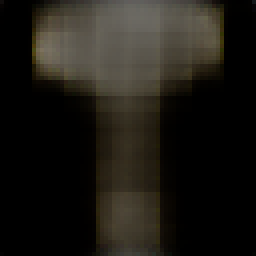
#> input picture snippets/scratch_experiments/generated_image.png, 64 x 64 px (shown 4 times larger)
$ python -i _extractVerticalizeMasksOrSegs.py   (imports and definitions only)   (older library calls are emulated)
#> lines starting #> are read from the running program, lines starting #| are printed output that depends on the picture; after the words box and inside, x2 and y2 are one past the last pixel; in counts of white or black regions, pixels touching at a corner belong together
import cv2
import numpy as np
import math
from PIL import Image

# extract a list of masks (binary) or segments (color) from their backgrounds
#   THEN rotate them to be vertical by fitting an ellipse, drawing a line through it,
#    and transforming the image to be vertical using the line
#    We ALSO normalize the size of the images
# verticalize - to rotate a mask or segment to be pointing upward with the "heaviest" side of the mask or segment at the top

# if trim_side_method==True this function also wraps _vertTrimSides, a replacement for the standard approach
#   that verticalizes using a different method (based on the longest stretch of white pixels in the mask) then trims the sides
#   of the bounding box with the intention of getting rid of wings and other appendages
# [59 lines left out: function _extractVerticalizeMasksOrSegs, not called in this run]

def _vertTrimSides(binary_img, trim_distance=30, show=False):
  line = _getLongestLineThruBlob(binary_img, show=show)

  # vert the image
  binary_img = _vert_img_using_line(binary_img, line)

  if binary_img is None:
    return None
  if show:
    cv2.imshow("Vert Img", binary_img)
    cv2.waitKey(0)

  # vert the image WITH a line
  img_with_line = np.copy(binary_img)
  cv2.line(img_with_line, (int(line[0][0]), int(line[0][1])), (int(line[1][0]), int(line[1][1])), (255), 5)

  # create empty image and draw line
  line_img = np.copy(binary_img)
  cv2.line(line_img, (int(line[0][0]), int(line[0][1])), (int(line[1][0]), int(line[1][1])), (255), 5)

  # narrow image to bounding rect
  img = _narrow_to_bounding_rect(binary_img)
  # narrow image WITH line to bounding rect
  img_with_line = _narrow_to_bounding_rect(img)

  # find the topmost white pixel of the vert'ed image with line
  # find the coordinates of white pixels
  white_pixel_coords = cv2.findNonZero(img_with_line)

  if white_pixel_coords is not None:
    # Sort the white pixels by y-coordinate (top to bottom)
    sorted_white_pixels = sorted(white_pixel_coords, key=lambda coord: coord[0][1])

    # Get the x-coordinate of the topmost white pixel
    topmost_white_pixel_x = sorted_white_pixels[0][0][0]

  # get bottom and top halves of image
  bot_half = img[int(img.shape[0] / 2):img.shape[0]]
  top_half = img[0:int(img.shape[0] / 2)]

  # get number of pixels in each
  n_px_bot = bot_half[bot_half > 0].size
  n_px_top = top_half[top_half > 0].size

  # if bottom is heavier than top, flip it good
  if n_px_bot > n_px_top:
    img = cv2.flip(img, 0)

  # trim edges
  x1, y1 = topmost_white_pixel_x - trim_distance, 0
  x2, y2 = topmost_white_pixel_x + trim_distance, np.shape(img)[0]

  # crop the image using NumPy slicing
  cropped_image = img[y1:y2, x1:x2]

  if cropped_image.size == 0:
    return None

  if show:
    cv2.imshow("Sides Trimmed", cropped_image)
    cv2.waitKey(0)

  return cropped_image


# finds the longest line that can be drawn through the sole white blob in a binary image by:
# 1. getting the minimum area rectangle
# 2. finding all points in the top face, AND the bot face
# 3. drawing lines between every top face point and every bottom face point
# 4. finding the line containing the most white pixels (the longest line)

# returns a tuple of points for the line

def _getLongestLineThruBlob(binary_img, line_point_interval=10, show=False):
  # find contours in the binary image
  contours, _ = cv2.findContours(binary_img, cv2.RETR_EXTERNAL, cv2.CHAIN_APPROX_SIMPLE)

  if len(contours) == 0:
    print("No contour found, skipping getting longest line...")
  else:
    # find the largest contour (the white blob)
    largest_contour = max(contours, key=cv2.contourArea)

    # fit a minimum area rectangle around the contour
    min_area_rect = cv2.minAreaRect(largest_contour)

    # draw the minimum area rectangle on the original image (optional)
    box = cv2.boxPoints(min_area_rect).astype(int)

    # display the image with the minimum area rectangle (optional)
    if show:
      img_with_box = np.copy(binary_img)
      cv2.drawContours(img_with_box, [box], 0, 255, 2)
      cv2.imshow('Image with Minimum Area Rectangle', img_with_box)
      cv2.waitKey(0)

    rect_points = cv2.boxPoints(min_area_rect)

    # Sort the points by y-coordinate in ascending order
    rect_points = sorted(rect_points, key=lambda x: x[1])

    # The top face of the rectangle is the one with the smallest y-coordinate
    top_face_points = rect_points[:2]  # Assuming the rectangle has four corners
    bot_face_points = rect_points[2:4]  # Assuming the rectangle has four corners

    # Draw the top face on a copy of the original image
    result_image = cv2.cvtColor(binary_img, cv2.COLOR_GRAY2BGR)
    cv2.drawContours(result_image, [np.int0(top_face_points)], 0, (0, 255, 0), 2)

    # Display the result
    if show:
      cv2.imshow('Top Face of Rectangle', result_image)
      cv2.waitKey(0)

    top_line_coordinates = _points_on_line(top_face_points[0], top_face_points[1])
    top_line_coordinates = top_line_coordinates[0::line_point_interval]

    bot_line_coordinates = _points_on_line(bot_face_points[0], bot_face_points[1])
    bot_line_coordinates = bot_line_coordinates[0::line_point_interval]

    tops = []
    bots = []
    nwhite = []

    for t in top_line_coordinates:
      for b in bot_line_coordinates:
        n = _count_white_pixels_along_line(binary_img, start_coords=tuple(t), end_coords=tuple(b))
        tops.append(t)
        bots.append(b)
        nwhite.append(n)

    maxindex = nwhite.index(max(nwhite))
    maxtop = tops[maxindex]
    maxbot = bots[maxindex]

    if show:
      line_img = np.copy(binary_img)
      cv2.line(line_img, maxtop, maxbot, (0, 255, 255), 2)
      cv2.imshow("Image with found line", line_img)
      cv2.waitKey(0)

    return ((maxtop, maxbot))


# get the points on a line
def _points_on_line(start, end):
  idx = np.round(np.array(start)).astype(int)
  end_idx = np.round(np.array(end)).astype(int)
  points = [idx]

  if np.all(idx == end_idx):
    return points

  diff = np.array(end, dtype=float) - np.array(start, dtype=float)
  direction = (diff / np.abs(diff)).astype(int)
  coord = np.array(start, dtype=float)

  while np.any(idx != end_idx):
    # compute how far we need to go to reach the side of the pixel at idx
    t = (idx + direction / 2 - coord) / diff
    i = np.argmin(t)
    coord += t[i] * diff
    idx = idx.copy()
    idx[i] += direction[i]
    points.append(idx)

  return points


# count the number of white pixels in a line from the start to end
def _count_white_pixels_along_line(image, start_coords, end_coords):
  # create a copy of the input image to avoid modifying the original image
  image_copy = np.copy(image)

  # define line coordinates
  x1, y1 = start_coords
  x2, y2 = end_coords

  # Bresenham's line algorithm to get the coordinates of the line pixels
  dx = abs(x2 - x1)
  dy = abs(y2 - y1)
  sx = 1 if x1 < x2 else -1
  sy = 1 if y1 < y2 else -1
  err = dx - dy

  white_pixel_count = 0

  while True:
    # check if the current coordinates are within the image boundaries
    if x1 >= 0 and y1 >= 0 and x1 < image.shape[1] and y1 < image.shape[0]:
      # get the pixel value at the current coordinates
      pixel_value = image_copy[y1, x1]

      # assuming the image is in grayscale, check if the pixel is white (255)
      if pixel_value == 255:
        white_pixel_count += 1

    if x1 == x2 and y1 == y2:
      break

    e2 = 2 * err
    if e2 > -dy:
      err -= dy
      x1 += sx
    if e2 < dx:
      err += dx
      y1 += sy

  return white_pixel_count


# [22 lines left out: function _resize_images_to_average_size, not called in this run]


# warp an image to vertical using a line to be made vertical
# line must be of the format [(xtop,ytop),(xbot,ybot)]
def _vert_img_using_line(img, line, show=False):
  if show:
    cv2.imshow("Image to Vert", img)
    cv2.waitKey(0)

  # create empty image and draw line
  line_img = np.zeros_like(img, dtype=np.uint8)

  cv2.line(line_img, (int(line[0][0]), int(line[0][1])), (int(line[1][0]), int(line[1][1])), (255, 255, 255), 1)

  if show:
    cv2.imshow("Line Image", line_img)
    cv2.waitKey(0)

  line_img = cv2.cvtColor(line_img, cv2.COLOR_BGR2GRAY).astype(np.uint8)

  edges = cv2.Canny(line_img, 50, 150, apertureSize=3)

  # get line in HoughLines format
  lines = cv2.HoughLines(edges, 1, np.pi / 180, 100)  # Lower the threshold

  if lines is not None:
    # get new line parameters
    rho, theta = lines[0][0]
    angle = theta * 180 / np.pi

    (h, w) = img.shape[:2]
    (cX, cY) = (w // 2, h // 2)

    # get rotation matrix and transform
    M = cv2.getRotationMatrix2D((cX, cY), angle, 1.0)
    cos = np.abs(M[0, 0])
    sin = np.abs(M[0, 1])

    nW = int((h * sin) + (w * cos))
    nH = int((h * cos) + (w * sin))

    M[0, 2] += (nW / 2) - cX
    M[1, 2] += (nH / 2) - cY

    # warp image to new rotation
    img = cv2.warpAffine(img, M, (nW, nH))

  return img


# [25 lines left out: functions _narrow_to_bounding_rect, _flip_heavy_to_top, not called in this run]

>>> import cv2
>>> picture = cv2.imread('../../../snippets/scratch_experiments/generated_image.png', cv2.IMREAD_GRAYSCALE)
#> picture: shape (64, 64); min 0, max 114, mean 26.9
>>> result = _vertTrimSides(picture)
#> in _getLongestLineThruBlob, `contours, _ = cv2.findContours(binary_img, cv2.RETR_EXTERNAL, cv2.CHAI..`: contours = 6 contours, 5 with area under 20; largest, box (x1, y1, x2, y2) and area: (7, 0, 58, 64) 2026
#> in _getLongestLineThruBlob, `largest_contour = max(contours, key=cv2.contourArea)`: largest_contour = contour of 59 points, box (x1, y1, x2, y2) (7, 0, 58, 64), area 2026
#> in _getLongestLineThruBlob, `min_area_rect = cv2.minAreaRect(largest_contour)`: min_area_rect = ((32, 31.5), (63, 50), -90)
#> in _getLongestLineThruBlob, `box = cv2.boxPoints(min_area_rect).astype(int)`: box = [[57, 63], [7, 63], [7, 0], [57, 0]]
#> in _getLongestLineThruBlob, `rect_points = sorted(rect_points, key=lambda x: x[1])`: rect_points = [[7, 0], [57, 0], [57, 63], [7, 63]]
#> in _getLongestLineThruBlob, `top_face_points = rect_points[:2]`: top_face_points = [[7, 0], [57, 0]]
#> in _getLongestLineThruBlob, `bot_face_points = rect_points[2:4]`: bot_face_points = [[57, 63], [7, 63]]
#> in _getLongestLineThruBlob, `cv2.drawContours(result_image, [np.int0(top_face_points)], 0, (0, 255,..`:
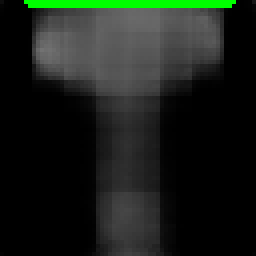
#> result_image: shape (64, 64, 3) (shown 4 times larger); mean B, G, R 25.4, 31.9, 25.4
#> in _points_on_line, `idx = np.round(np.array(start)).astype(int)`: idx = [7, 0]
#> in _points_on_line, `end_idx = np.round(np.array(end)).astype(int)`: end_idx = [57, 0]
#> in _points_on_line, `points = [idx]`: points = [[7, 0]]
#> in _points_on_line, `diff = np.array(end, dtype=float) - np.array(start, dtype=float)`: diff = [50, 0]
#> in _points_on_line, `direction = (diff / np.abs(diff)).astype(int)`: direction = [1, -9223372036854775808]
#> in _points_on_line, `coord = np.array(start, dtype=float)`: coord = [7, 0]
#> the loop in _points_on_line, `while np.any(idx != end_idx):` made 52 passes
#> (t, i, coord) on passes 1 to 12: ([0.01, -inf], 1, [-inf, nan]), ([inf, nan], 1, [nan, nan]), ([nan, nan], 0, [nan, nan]), ([nan, nan], 0, [nan, nan]), ([nan, nan], 0, [nan, nan]), ([nan, nan], 0, [nan, nan]), ([nan, nan], 0, [nan, nan]), ([nan, nan], 0, [nan, nan]), ([nan, nan], 0, [nan, nan]), ([nan, nan], 0, [nan, nan]), ([nan, nan], 0, [nan, nan]), ([nan, nan], 0, [nan, nan])
#> after the loop in _points_on_line, `while np.any(idx != end_idx):`: idx = [57, 0]; points = 53 pairs, first value 7 to 57, second value -9.22e+18 to 0
#> in _getLongestLineThruBlob, `top_line_coordinates = _points_on_line(top_face_points[0], top_face_po..`: top_line_coordinates has the same summary as points in _points_on_line
#> in _getLongestLineThruBlob, `top_line_coordinates = top_line_coordinates[0::line_point_interval]`: top_line_coordinates = [[7, 0], [15, 0], [25, 0], [35, 0], [45, 0], [55, 0]]
#> the loop in _points_on_line (call 2), `while np.any(idx != end_idx):` made 52 passes
#> (t, i, coord) on passes 1 to 12: ([0.01, -inf], 1, [inf, nan]), ([inf, nan], 1, [nan, nan]), ([nan, nan], 0, [nan, nan]), ([nan, nan], 0, [nan, nan]), ([nan, nan], 0, [nan, nan]), ([nan, nan], 0, [nan, nan]), ([nan, nan], 0, [nan, nan]), ([nan, nan], 0, [nan, nan]), ([nan, nan], 0, [nan, nan]), ([nan, nan], 0, [nan, nan]), ([nan, nan], 0, [nan, nan]), ([nan, nan], 0, [nan, nan])
#> in _getLongestLineThruBlob, `bot_line_coordinates = _points_on_line(bot_face_points[0], bot_face_po..`: bot_line_coordinates = 53 pairs, first value 7 to 57, second value -9.22e+18 to 63
#> in _getLongestLineThruBlob, `bot_line_coordinates = bot_line_coordinates[0::line_point_interval]`: bot_line_coordinates = [[57, 63], [49, 63], [39, 63], [29, 63], [19, 63], [9, 63]]
#> the loop in _getLongestLineThruBlob, `for t in top_line_coordinates:` made 6 passes
#> t on passes 1 to 5: [7, 0], [15, 0], [25, 0], [35, 0], [45, 0]
#> in _vert_img_using_line, `cv2.line(line_img, (int(line[0][0]), int(line[0][1])), (int(line[1][0]..`:
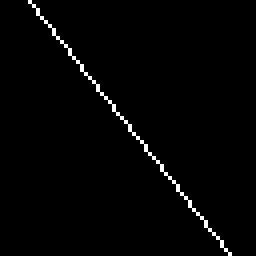
#> line_img: shape (64, 64) (shown 4 times larger); 1.6% white in thin lines or dots, all inside (x1, y1, x2, y2) = (7, 0, 58, 64)
#> (the run stopped early here; a loop or call above may not have finished)
